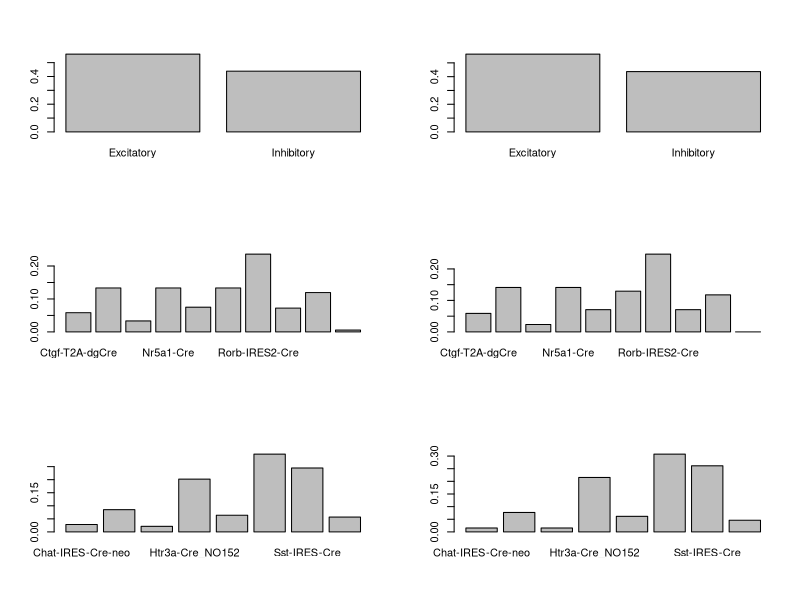
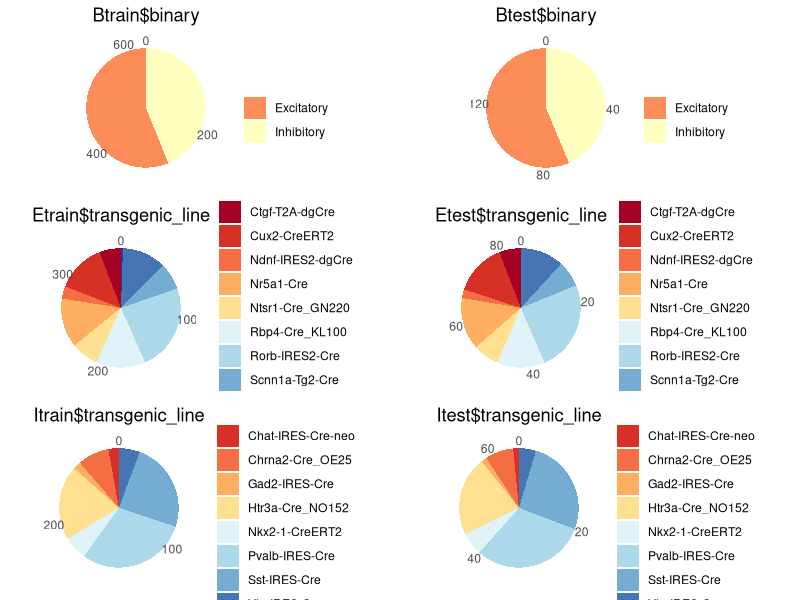

Recreate these plots in R, in order. (Note: this script raises an error after producing the figures.)
## ---- chunk 1
setwd("/media/hyunsu/data HDD/01.Data&Analysis/clustering_allen_neuron/Data_prep")
cre <- read.csv("ephys_data_cre.csv",header=T)
cre_na_omitted <- na.omit(cre)
cre_na_omitted <- cre_na_omitted[-43] # cre_reporter_status 제거
## ---- chunk 2
Bset <- cre_na_omitted[-42]   # binary raw data
Eset <- subset(cre_na_omitted[-45],cre_na_omitted$binary_neuron=="Excitatory")
Iset <- subset(cre_na_omitted[-45],cre_na_omitted$binary_neuron=="Inhibitory")
Eset$transgenic_line <- factor(Eset$transgenic_line)  # Transgenic(Excitatory) raw data
Iset$transgenic_line <- factor(Iset$transgenic_line)  # Transgenic(Inhibitory) raw data
## ---- chunk 3
install.packages("caret", repos = "http://cran.r-project.org", dependencies = c("Depends", "Imports", "Suggests"))
library(caret)

set.seed(849)

BindexTrain <- createDataPartition(Bset$binary_neuron, p = .8, list = F)
Btrain <- Bset[ BindexTrain, ]
Btest  <- Bset[-BindexTrain, ]

EindexTrain <- createDataPartition(Eset$transgenic_line, p = .8, list = F)
Etrain <- Eset[ EindexTrain, ]
Etest  <- Eset[-EindexTrain, ]

IindexTrain <- createDataPartition(Iset$transgenic_line, p = .8, list = F)
Itrain <- Iset[ IindexTrain, ]
Itest  <- Iset[-IindexTrain, ]
## ---- chunk 4
par(mfrow = c(3, 2))
barplot(prop.table(table(Btrain$binary))) 
barplot(prop.table(table(Btest$binary))) 
barplot(prop.table(table(Etrain$transgenic_line))) 
barplot(prop.table(table(Etest$transgenic_line))) 
barplot(prop.table(table(Itrain$transgenic_line))) 
barplot(prop.table(table(Itest$transgenic_line))) 
## ---- chunk 5
require(ggplot2)
Btrain_df <- as.data.frame(table(Btrain$binary))
theme_set(theme_classic())

DrawPieChart <- function(data_class){
  df <- as.data.frame(table(data_class))
  data_title <- deparse(substitute(data_class))
  return(ggplot(df, aes(x = "", y = Freq, 
                        fill = factor(data_class))) +
           geom_bar(width = 1, stat = "identity") +
           theme(axis.line = element_blank(), 
                 plot.title = element_text(hjust=0.5),
                # axis.text.x=element_blank(), 
                 axis.ticks = element_blank()) +
           labs(fill="", x=NULL, y=NULL, title= data_title) +
           coord_polar(theta = "y", start = 0) +
           scale_fill_brewer(palette = "RdYlBu"))
}

Btra_pie <- DrawPieChart(Btrain$binary)
Btes_pie <- DrawPieChart(Btest$binary)
Etra_pie <- DrawPieChart(Etrain$transgenic_line)
Etes_pie <- DrawPieChart(Etest$transgenic_line)
Itra_pie <- DrawPieChart(Itrain$transgenic_line)
Ites_pie <- DrawPieChart(Itest$transgenic_line)

require(grid)
require(gridExtra)
require(Cairo)

pie <- grid.arrange(Btra_pie,Btes_pie,Etra_pie,Etes_pie,Itra_pie,Ites_pie,
                    ncol=2)
ggsave("piechart.tiff", plot = pie, units = "in", width = 8, height = 12, dpi =300)
## ---- chunk 6
require(dplyr)


subsetgeneration <-function(dataset, type) {
  commondataset <- dataset[c(10,18,19,40,41,42,44)]
  if (type=="l") {
    longdataset <- dataset[c(1,2,3,11,43)]
    long_subset <- select(dataset, contains("long"))
    longdataset <- cbind(commondataset, longdataset)
    longdataset <- cbind(longdataset, long_subset)
    return(longdataset)}
  if (type=="s") {
    short_subset <- select(dataset, contains("short"))
    shortdataset <- cbind(commondataset, short_subset)
    return(shortdataset)}
  if (type=="r") {
    ramp_subset <- select(dataset, contains("ramp"))
    rampdataset <- cbind(commondataset, ramp_subset)
    return(rampdataset)}
}

Btrain.l <- subsetgeneration(Btrain,"l")
Btrain.s <- subsetgeneration(Btrain,"s")
Btrain.r <- subsetgeneration(Btrain,"r")

Btest.l <- subsetgeneration(Btest,"l")
Btest.s <- subsetgeneration(Btest,"s")
Btest.r <- subsetgeneration(Btest,"r")

Etrain.l <- subsetgeneration(Etrain,"l")
Etrain.s <- subsetgeneration(Etrain,"s")
Etrain.r <- subsetgeneration(Etrain,"r")

Etest.l <- subsetgeneration(Etest,"l")
Etest.s <- subsetgeneration(Etest,"s")
Etest.r <- subsetgeneration(Etest,"r")

Itrain.l <- subsetgeneration(Itrain,"l")
Itrain.s <- subsetgeneration(Itrain,"s")
Itrain.r <- subsetgeneration(Itrain,"r")

Itest.l <- subsetgeneration(Itest,"l")
Itest.s <- subsetgeneration(Itest,"s")
Itest.r <- subsetgeneration(Itest,"r")

## ---- chunk 7
write.csv(cre_na_omitted, "./divided_data/cre_na_omitted.csv", row.names = T)
write.csv(Btrain,"./divided_data/Btrain.csv", row.names = T)
write.csv(Btrain.l,"./divided_data/Btrain_long.csv", row.names = T)
write.csv(Btrain.s,"./divided_data/Btrain_short.csv", row.names = T)
write.csv(Btrain.r,"./divided_data/Btrain_ramp.csv", row.names = T)

write.csv(Btest,"./divided_data/Btest.csv", row.names = T)
write.csv(Btest.l,"./divided_data/Btest_long.csv", row.names = T)
write.csv(Btest.s,"./divided_data/Btest_short.csv", row.names = T)
write.csv(Btest.r,"./divided_data/Btest_ramp.csv", row.names = T)

write.csv(Etrain,"./divided_data/Etrain.csv", row.names = T)
write.csv(Etrain.l,"./divided_data/Etrain_long.csv", row.names = T)
write.csv(Etrain.s,"./divided_data/Etrain_short.csv", row.names = T)
write.csv(Etrain.r,"./divided_data/Etrain_ramp.csv", row.names = T)

write.csv(Etest,"./divided_data/Etest.csv", row.names = T)
write.csv(Etest.l,"./divided_data/Etest_long.csv", row.names = T)
write.csv(Etest.s,"./divided_data/Etest_short.csv", row.names = T)
write.csv(Etest.r,"./divided_data/Etest_ramp.csv", row.names = T)

write.csv(Itrain,"./divided_data/Itrain.csv", row.names = T)
write.csv(Itrain.l,"./divided_data/Itrain_long.csv", row.names = T)
write.csv(Itrain.s,"./divided_data/Itrain_short.csv", row.names = T)
write.csv(Itrain.r,"./divided_data/Itrain_ramp.csv", row.names = T)

write.csv(Itest,"./divided_data/Itest.csv", row.names = T)
write.csv(Itest.l,"./divided_data/Itest_long.csv", row.names = T)
write.csv(Itest.s,"./divided_data/Itest_short.csv", row.names = T)
write.csv(Itest.r,"./divided_data/Itest_ramp.csv", row.names = T)
